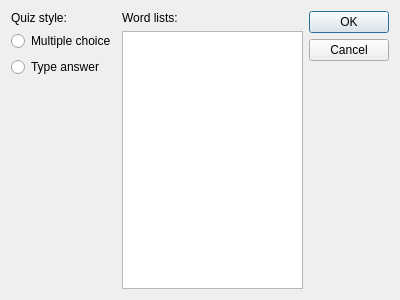
<?xml version="1.0" encoding="UTF-8"?>
<ui version="4.0">
 <class>OptionsDialog</class>
 <widget class="QDialog" name="OptionsDialog">
  <property name="geometry">
   <rect>
    <x>0</x>
    <y>0</y>
    <width>400</width>
    <height>300</height>
   </rect>
  </property>
  <property name="windowTitle">
   <string>Dialog</string>
  </property>
  <layout class="QHBoxLayout" name="horizontalLayout">
   <item>
    <layout class="QVBoxLayout" name="verticalLayout_2">
     <item>
      <widget class="QLabel" name="label_2">
       <property name="text">
        <string>Quiz style:</string>
       </property>
      </widget>
     </item>
     <item>
      <widget class="QRadioButton" name="radioButton">
       <property name="text">
        <string>Multiple choice</string>
       </property>
       <attribute name="buttonGroup">
        <string notr="true">buttonGroup</string>
       </attribute>
      </widget>
     </item>
     <item>
      <widget class="QRadioButton" name="radioButton_2">
       <property name="text">
        <string>Type answer</string>
       </property>
       <attribute name="buttonGroup">
        <string notr="true">buttonGroup</string>
       </attribute>
      </widget>
     </item>
     <item>
      <spacer name="verticalSpacer">
       <property name="orientation">
        <enum>Qt::Vertical</enum>
       </property>
       <property name="sizeHint" stdset="0">
        <size>
         <width>20</width>
         <height>40</height>
        </size>
       </property>
      </spacer>
     </item>
    </layout>
   </item>
   <item>
    <layout class="QVBoxLayout" name="verticalLayout_3">
     <item>
      <widget class="QLabel" name="label">
       <property name="text">
        <string>Word lists:</string>
       </property>
      </widget>
     </item>
     <item>
      <widget class="QListWidget" name="dictionaryList">
       <property name="sizePolicy">
        <sizepolicy hsizetype="Expanding" vsizetype="Expanding">
         <horstretch>10</horstretch>
         <verstretch>0</verstretch>
        </sizepolicy>
       </property>
      </widget>
     </item>
    </layout>
   </item>
   <item>
    <widget class="QDialogButtonBox" name="buttonBox">
     <property name="orientation">
      <enum>Qt::Vertical</enum>
     </property>
     <property name="standardButtons">
      <set>QDialogButtonBox::Cancel|QDialogButtonBox::Ok</set>
     </property>
    </widget>
   </item>
  </layout>
 </widget>
 <resources/>
 <connections>
  <connection>
   <sender>buttonBox</sender>
   <signal>accepted()</signal>
   <receiver>OptionsDialog</receiver>
   <slot>accept()</slot>
   <hints>
    <hint type="sourcelabel">
     <x>248</x>
     <y>254</y>
    </hint>
    <hint type="destinationlabel">
     <x>157</x>
     <y>274</y>
    </hint>
   </hints>
  </connection>
  <connection>
   <sender>buttonBox</sender>
   <signal>rejected()</signal>
   <receiver>OptionsDialog</receiver>
   <slot>reject()</slot>
   <hints>
    <hint type="sourcelabel">
     <x>316</x>
     <y>260</y>
    </hint>
    <hint type="destinationlabel">
     <x>286</x>
     <y>274</y>
    </hint>
   </hints>
  </connection>
 </connections>
 <buttongroups>
  <buttongroup name="buttonGroup"/>
 </buttongroups>
</ui>
